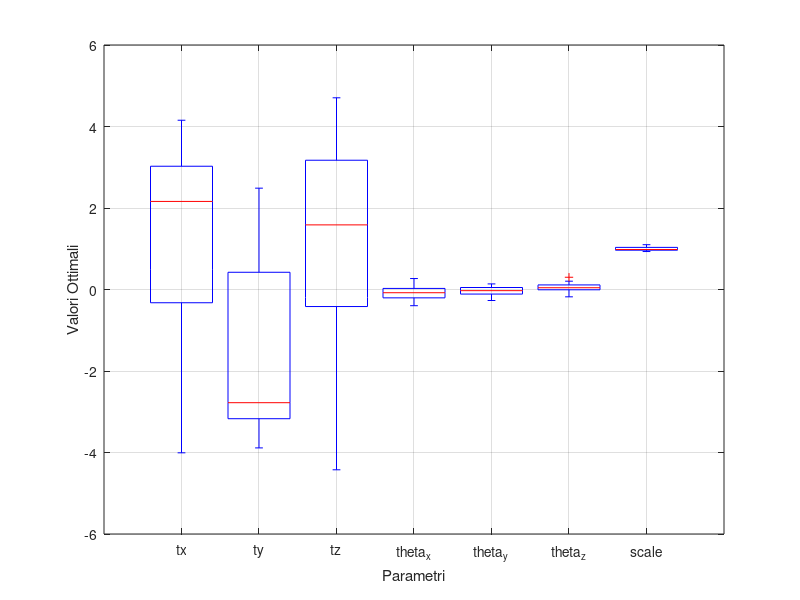
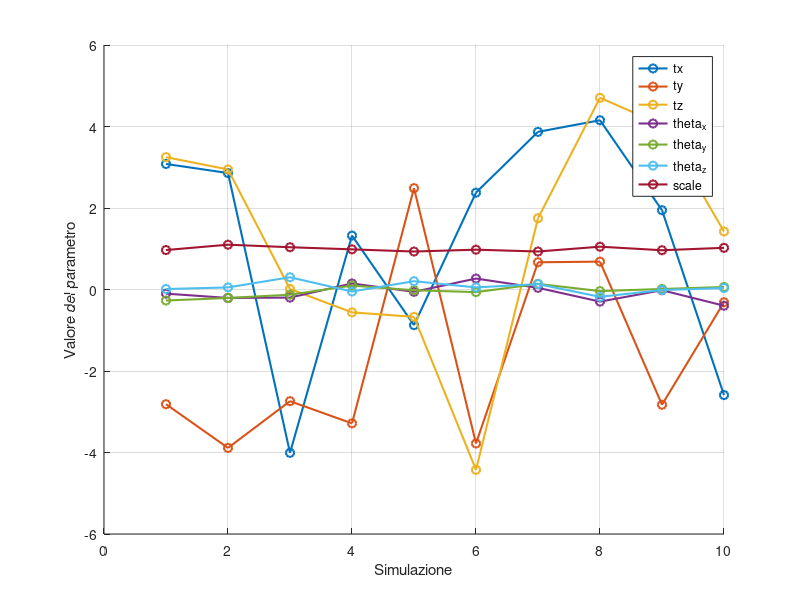
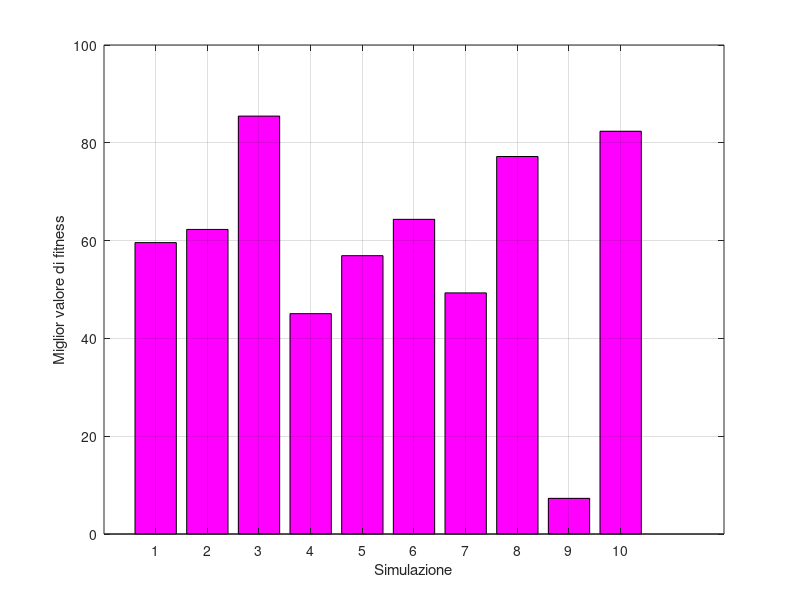
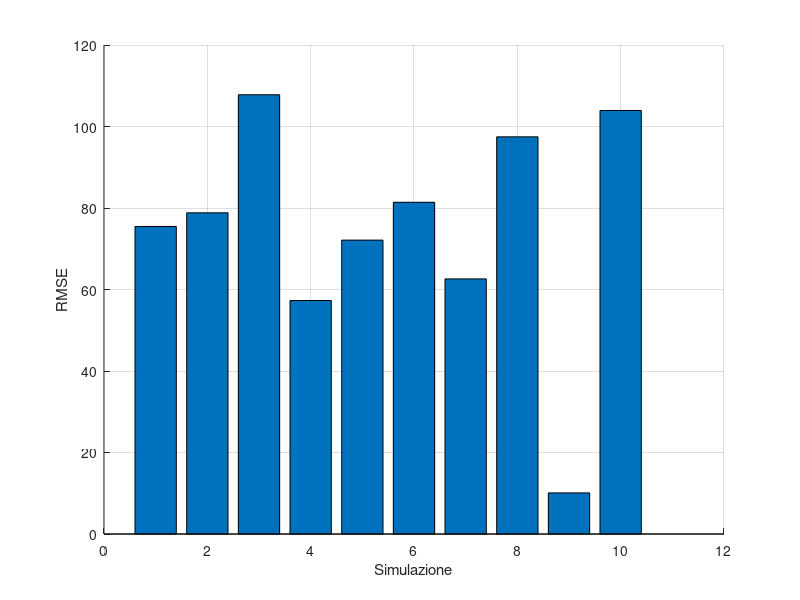

Reproduce these figures in MATLAB, in order. (Note: this script raises an error after producing the figures.)
close all;
clear;
clc;

jsonData = fileread('monte_carlo_results_pso.json');
data = jsondecode(jsonData);

data

monte_carlo_run = length(data.optimal_values_all);
output_folder = 'Risultati';

% Parametri ottimali
fig = figure;
boxplot(data.optimal_params_all, 'Labels', {'tx', 'ty', 'tz', 'theta_x', 'theta_y', 'theta_z', 'scale'});
xlabel('Parametri');
ylabel('Valori Ottimali');
grid on;
saveas(fig, fullfile(output_folder, 'distribuzione_parametri_ottimali_pso.png'));
close(fig);

% Evoluzione dei parametri ottimali tra le simulazioni
fig = figure;
hold on;
num_params = size(data.optimal_params_all, 2);
colors = lines(num_params);
for i = 1:num_params
    plot(data.optimal_params_all(:, i), '-o', 'LineWidth', 1.5, 'Color', colors(i, :));
end
hold off;
xlabel('Simulazione');
ylabel('Valore del parametro');
legend({'tx', 'ty', 'tz', 'theta_x', 'theta_y', 'theta_z', 'scale'}, 'Location', 'best');
grid on;
saveas(fig, fullfile(output_folder, 'evoluzione_parametri_ottimali_pso.png'));
close(fig);

% Grafico della fitness
fig = figure;
bar(data.optimal_values_all, 'FaceColor', 'm');
xlabel('Simulazione');
ylabel('Miglior valore di fitness');
grid on;
saveas(fig, fullfile(output_folder, 'andamento_fitness_pso.png'));
close(fig);

% Grafico dell'errore
fig = figure;
hold on;
bar(data.rmse_values_all);
hold off;
xlabel('Simulazione');
ylabel('RMSE');
grid on;
saveas(fig, fullfile(output_folder, 'evoluzione_rmse_pso.png'));
close(fig);

results_table = table((1:monte_carlo_run)', data.optimal_values_all, data.rmse_values_all, ...
    'VariableNames', {'Simulazione', 'ValoreFitness', 'RMSE'});

writetable(results_table, fullfile(output_folder, 'risultati_simulazioni_pso.csv'));

